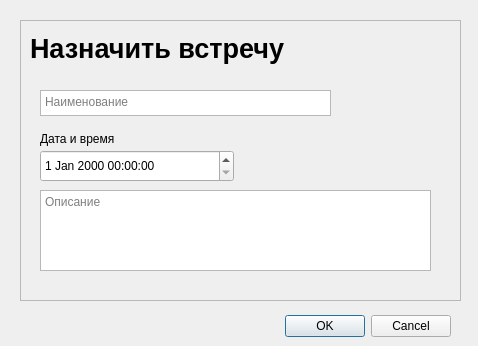
<?xml version="1.0" encoding="UTF-8"?>
<ui version="4.0">
 <class>Dialog_Meetings_add</class>
 <widget class="QDialog" name="Dialog_Meetings_add">
  <property name="geometry">
   <rect>
    <x>0</x>
    <y>0</y>
    <width>478</width>
    <height>346</height>
   </rect>
  </property>
  <property name="windowTitle">
   <string>Назначьте встречу</string>
  </property>
  <property name="styleSheet">
   <string notr="true"/>
  </property>
  <widget class="QDialogButtonBox" name="buttonBox">
   <property name="geometry">
    <rect>
     <x>110</x>
     <y>310</y>
     <width>341</width>
     <height>32</height>
    </rect>
   </property>
   <property name="orientation">
    <enum>Qt::Horizontal</enum>
   </property>
   <property name="standardButtons">
    <set>QDialogButtonBox::Cancel|QDialogButtonBox::Ok</set>
   </property>
  </widget>
  <widget class="QFrame" name="frame_3">
   <property name="geometry">
    <rect>
     <x>20</x>
     <y>20</y>
     <width>441</width>
     <height>281</height>
    </rect>
   </property>
   <property name="styleSheet">
    <string notr="true"/>
   </property>
   <property name="frameShape">
    <enum>QFrame::StyledPanel</enum>
   </property>
   <property name="frameShadow">
    <enum>QFrame::Raised</enum>
   </property>
   <widget class="QTextEdit" name="te_met_name">
    <property name="geometry">
     <rect>
      <x>20</x>
      <y>70</y>
      <width>291</width>
      <height>26</height>
     </rect>
    </property>
    <property name="tabletTracking">
     <bool>false</bool>
    </property>
    <property name="contextMenuPolicy">
     <enum>Qt::DefaultContextMenu</enum>
    </property>
    <property name="styleSheet">
     <string notr="true"/>
    </property>
    <property name="inputMethodHints">
     <set>Qt::ImhNone</set>
    </property>
    <property name="frameShape">
     <enum>QFrame::StyledPanel</enum>
    </property>
    <property name="frameShadow">
     <enum>QFrame::Sunken</enum>
    </property>
    <property name="horizontalScrollBarPolicy">
     <enum>Qt::ScrollBarAsNeeded</enum>
    </property>
    <property name="tabChangesFocus">
     <bool>false</bool>
    </property>
    <property name="undoRedoEnabled">
     <bool>true</bool>
    </property>
    <property name="overwriteMode">
     <bool>false</bool>
    </property>
    <property name="acceptRichText">
     <bool>true</bool>
    </property>
    <property name="placeholderText">
     <string>Наименование</string>
    </property>
   </widget>
   <widget class="QLabel" name="label_7">
    <property name="geometry">
     <rect>
      <x>20</x>
      <y>110</y>
      <width>91</width>
      <height>18</height>
     </rect>
    </property>
    <property name="text">
     <string>Дата и время</string>
    </property>
   </widget>
   <widget class="QTextEdit" name="te_met_desc">
    <property name="geometry">
     <rect>
      <x>20</x>
      <y>170</y>
      <width>391</width>
      <height>81</height>
     </rect>
    </property>
    <property name="tabletTracking">
     <bool>false</bool>
    </property>
    <property name="contextMenuPolicy">
     <enum>Qt::DefaultContextMenu</enum>
    </property>
    <property name="styleSheet">
     <string notr="true"/>
    </property>
    <property name="inputMethodHints">
     <set>Qt::ImhNone</set>
    </property>
    <property name="frameShape">
     <enum>QFrame::StyledPanel</enum>
    </property>
    <property name="frameShadow">
     <enum>QFrame::Sunken</enum>
    </property>
    <property name="horizontalScrollBarPolicy">
     <enum>Qt::ScrollBarAsNeeded</enum>
    </property>
    <property name="tabChangesFocus">
     <bool>false</bool>
    </property>
    <property name="undoRedoEnabled">
     <bool>true</bool>
    </property>
    <property name="overwriteMode">
     <bool>false</bool>
    </property>
    <property name="acceptRichText">
     <bool>true</bool>
    </property>
    <property name="placeholderText">
     <string>Описание</string>
    </property>
   </widget>
   <widget class="QDateTimeEdit" name="dtpicker_met_datetime">
    <property name="geometry">
     <rect>
      <x>20</x>
      <y>130</y>
      <width>194</width>
      <height>32</height>
     </rect>
    </property>
   </widget>
   <widget class="QLabel" name="label">
    <property name="geometry">
     <rect>
      <x>10</x>
      <y>10</y>
      <width>403</width>
      <height>37</height>
     </rect>
    </property>
    <property name="font">
     <font>
      <pointsize>20</pointsize>
      <weight>75</weight>
      <bold>true</bold>
     </font>
    </property>
    <property name="text">
     <string>Назначить встречу</string>
    </property>
   </widget>
  </widget>
 </widget>
 <resources/>
 <connections>
  <connection>
   <sender>buttonBox</sender>
   <signal>accepted()</signal>
   <receiver>Dialog_Meetings_add</receiver>
   <slot>accept()</slot>
   <hints>
    <hint type="sourcelabel">
     <x>248</x>
     <y>254</y>
    </hint>
    <hint type="destinationlabel">
     <x>157</x>
     <y>274</y>
    </hint>
   </hints>
  </connection>
  <connection>
   <sender>buttonBox</sender>
   <signal>rejected()</signal>
   <receiver>Dialog_Meetings_add</receiver>
   <slot>reject()</slot>
   <hints>
    <hint type="sourcelabel">
     <x>316</x>
     <y>260</y>
    </hint>
    <hint type="destinationlabel">
     <x>286</x>
     <y>274</y>
    </hint>
   </hints>
  </connection>
 </connections>
</ui>
